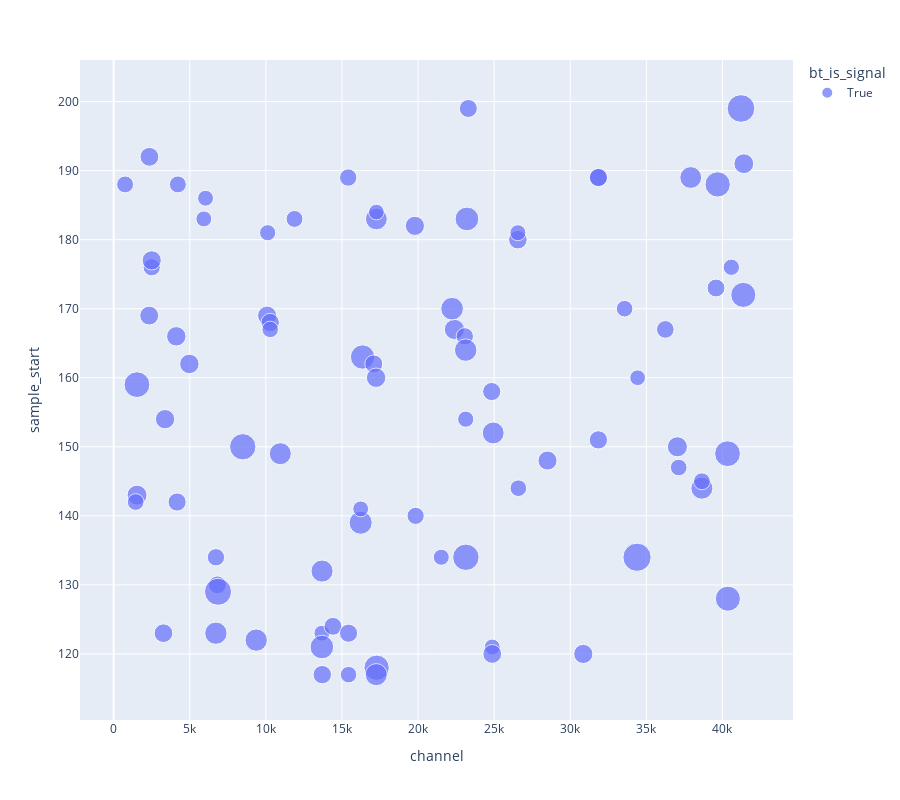

Notebook code cell kept with this figure:
### Code cell
pd.options.plotting.backend = 'plotly'
import plotly.express as px
# ws.tps.query('event == 1 & TP_peakADC > 50').plot.scatter(x='TP_channel', y='TP_peakT', size='TP_peakADC', color_continuous_scale=px.colors.sequential.Viridis, height=500, width=600)

pd.options.plotting.backend = 'matplotlib'
with pandas_backend('plotly') as x:
    f = ws.tps.query('sample_start < 200 & readout_plane_id == 2 & adc_peak > 50').plot.scatter(x='channel', y='sample_start', size='adc_peak', color="bt_is_signal", color_continuous_scale=px.colors.sequential.Viridis, height=800, width=900)
    f.show()

### Figure 1 — Plotly figure (JSON) as saved in the notebook; plotly's stock layout.template omitted (floating-point values rounded to 4 significant figures)
{"data": [{"hovertemplate": "bt_is_signal=True<br>channel=%{x}<br>sample_start=%{y}<br>adc_peak=%{marker.size}<extra></extra>", "legendgroup": "True", "marker": {"color": "#636efa", "size": [74, 62, 66, 151, 103, 75, 52, 115, 66, 68, 56, 110, 52, 98, 51, 132, 61, 84, 62, 116, 67, 52, 73, 99, 137, 130, 59, 82, 61, 76, 78, 52, 59, 104, 144, 66, 69, 83, 57, 55, 130, 81, 137, 72, 52, 101, 70, 62, 122, 67, 101, 76, 54, 68, 75, 51, 98, 73, 68, 59, 78, 143, 54, 70, 56, 78, 53, 106, 71, 53, 57, 76, 165, 64, 100, 59, 66, 132, 58, 77, 103, 100, 69, 57, 158], "sizemode": "area", "sizeref": 0.4125, "symbol": "circle"}, "mode": "markers", "name": "True", "orientation": "v", "showlegend": true, "type": "scatter", "x": [2336, 6721, 6817, 6858, 9366, 10082, 13682, 13683, 14408, 15432, 15433, 16228, 16229, 17261, 17262, 17278, 19840, 22389, 23070, 23212, 23302, 24874, 24875, 24938, 40332, 40354, 753, 1537, 2500, 2501, 4116, 6039, 11883, 23129, 23141, 31849, 31850, 37037, 37124, 40582, 41369, 41403, 1532, 3273, 5926, 13692, 13707, 15409, 16355, 17090, 17253, 19791, 23132, 24839, 28505, 34426, 37915, 2351, 4170, 4218, 4976, 8483, 10120, 10283, 10284, 17243, 21524, 22236, 26557, 26558, 26589, 30856, 34387, 36245, 38647, 38648, 39575, 39683, 1448, 3378, 6718, 10950, 31848, 33570, 41216], "xaxis": "x", "y": [169, 134, 130, 129, 122, 169, 123, 121, 124, 123, 117, 139, 141, 183, 184, 118, 140, 167, 166, 183, 199, 121, 120, 152, 149, 128, 188, 143, 176, 177, 166, 186, 183, 164, 134, 189, 189, 150, 147, 176, 172, 191, 159, 123, 183, 132, 117, 189, 163, 162, 117, 182, 154, 158, 148, 160, 189, 192, 142, 188, 162, 150, 181, 168, 167, 160, 134, 170, 180, 181, 144, 120, 134, 167, 144, 145, 173, 188, 142, 154, 123, 149, 151, 170, 199], "yaxis": "y"}], "layout": {"height": 800, "legend": {"itemsizing": "constant", "title": {"text": "bt_is_signal"}, "tracegroupgap": 0}, "margin": {"t": 60}, "width": 900, "xaxis": {"anchor": "y", "domain": [0, 1], "title": {"text": "channel"}}, "yaxis": {"anchor": "x", "domain": [0, 1], "title": {"text": "sample_start"}}}}
